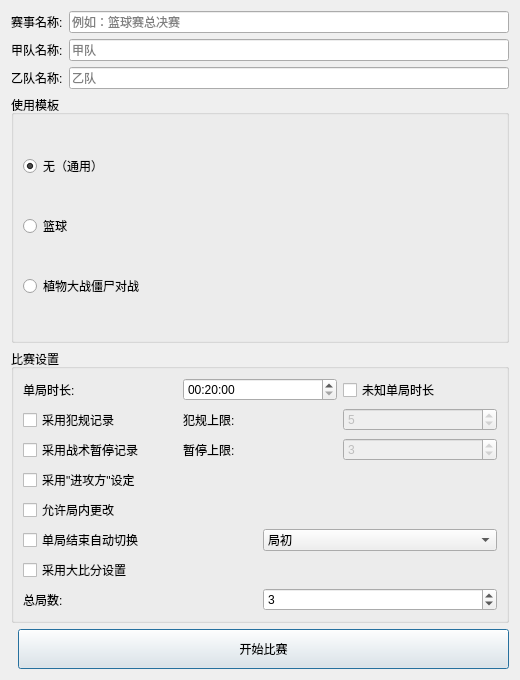
<?xml version="1.0" encoding="UTF-8"?>
<ui version="4.0">
 <class>SetupDialog</class>
 <widget class="QDialog" name="SetupDialog">
  <property name="geometry">
   <rect><x>0</x><y>0</y><width>520</width><height>680</height></rect>
  </property>
  <property name="windowTitle"><string>比赛设置</string></property>
  <layout class="QVBoxLayout" name="mainLayout">
   <item>
    <layout class="QHBoxLayout" name="titleLayout">
     <item><widget class="QLabel" name="labelTitle"><property name="text"><string>赛事名称:</string></property></widget></item>
     <item><widget class="QLineEdit" name="lineEditMatchName"><property name="placeholderText"><string>例如：篮球赛总决赛</string></property></widget></item>
    </layout>
   </item>
   <item>
    <layout class="QHBoxLayout" name="teamALayout">
     <item><widget class="QLabel" name="labelTeamA"><property name="text"><string>甲队名称:</string></property></widget></item>
     <item><widget class="QLineEdit" name="lineEditTeamA"><property name="placeholderText"><string>甲队</string></property></widget></item>
    </layout>
   </item>
   <item>
    <layout class="QHBoxLayout" name="teamBLayout">
     <item><widget class="QLabel" name="labelTeamB"><property name="text"><string>乙队名称:</string></property></widget></item>
     <item><widget class="QLineEdit" name="lineEditTeamB"><property name="placeholderText"><string>乙队</string></property></widget></item>
    </layout>
   </item>
   <item>
    <widget class="QGroupBox" name="groupTemplate">
     <property name="title"><string>使用模板</string></property>
     <layout class="QVBoxLayout" name="templateLayout">
      <item><widget class="QRadioButton" name="radioNone"><property name="text"><string>无（通用）</string></property><property name="checked"><bool>true</bool></property></widget></item>
      <item><widget class="QRadioButton" name="radioBasketball"><property name="text"><string>篮球</string></property></widget></item>
      <item><widget class="QRadioButton" name="radioPvZ"><property name="text"><string>植物大战僵尸对战</string></property></widget></item>
     </layout>
    </widget>
   </item>
   <item>
    <widget class="QGroupBox" name="groupMatchSettings">
     <property name="title"><string>比赛设置</string></property>
     <layout class="QVBoxLayout" name="settingsLayout">
      <item>
       <layout class="QHBoxLayout" name="durationLayout">
        <item><widget class="QLabel" name="labelDuration"><property name="text"><string>单局时长:</string></property></widget></item>
        <item><widget class="QTimeEdit" name="timeEditDuration"><property name="time"><time><hour>0</hour><minute>20</minute><second>0</second></time></property><property name="displayFormat"><string>HH:mm:ss</string></property></widget></item>
        <item><widget class="QCheckBox" name="checkUnknownDuration"><property name="text"><string>未知单局时长</string></property></widget></item>
       </layout>
      </item>
      <item>
       <layout class="QHBoxLayout" name="foulLayout">
        <item><widget class="QCheckBox" name="checkFoul"><property name="text"><string>采用犯规记录</string></property></widget></item>
        <item><widget class="QLabel" name="labelFoulLimit"><property name="text"><string>犯规上限:</string></property></widget></item>
        <item><widget class="QSpinBox" name="spinFoulLimit"><property name="minimum"><number>1</number></property><property name="maximum"><number>100</number></property><property name="value"><number>5</number></property><property name="enabled"><bool>false</bool></property></widget></item>
       </layout>
      </item>
      <item>
       <layout class="QHBoxLayout" name="timeoutLayout">
        <item><widget class="QCheckBox" name="checkTimeout"><property name="text"><string>采用战术暂停记录</string></property></widget></item>
        <item><widget class="QLabel" name="labelTimeoutLimit"><property name="text"><string>暂停上限:</string></property></widget></item>
        <item><widget class="QSpinBox" name="spinTimeoutLimit"><property name="minimum"><number>1</number></property><property name="maximum"><number>20</number></property><property name="value"><number>3</number></property><property name="enabled"><bool>false</bool></property></widget></item>
       </layout>
      </item>
      <item><widget class="QCheckBox" name="checkOffenseSide"><property name="text"><string>采用"进攻方"设定</string></property></widget></item>
      <item><widget class="QCheckBox" name="checkMidGameChange"><property name="text"><string>允许局内更改</string></property></widget></item>
      <item>
       <layout class="QHBoxLayout" name="autoSwitchLayout">
        <item><widget class="QCheckBox" name="checkAutoSwitch"><property name="text"><string>单局结束自动切换</string></property></widget></item>
        <item><widget class="QComboBox" name="comboSwitchTiming"><item><property name="text"><string>局初</string></property></item><item><property name="text"><string>局末</string></property></item></widget></item>
       </layout>
      </item>
      <item><widget class="QCheckBox" name="checkBigScore"><property name="text"><string>采用大比分设置</string></property></widget></item>
      <item>
       <layout class="QHBoxLayout" name="totalRoundsLayout">
        <item><widget class="QLabel" name="labelTotalRounds"><property name="text"><string>总局数:</string></property></widget></item>
        <item><widget class="QSpinBox" name="spinTotalRounds"><property name="minimum"><number>1</number></property><property name="maximum"><number>99</number></property><property name="value"><number>3</number></property></widget></item>
       </layout>
      </item>
     </layout>
    </widget>
   </item>
   <item>
    <layout class="QHBoxLayout" name="buttonLayout">
     <item><spacer name="horizontalSpacer"><property name="orientation"><enum>Qt::Horizontal</enum></property></spacer></item>
     <item><widget class="QPushButton" name="btnStart"><property name="text"><string>开始比赛</string></property><property name="minimumSize"><size><width>120</width><height>40</height></size></property></widget></item>
    </layout>
   </item>
  </layout>
 </widget>
 <resources/>
 <connections/>
</ui>
